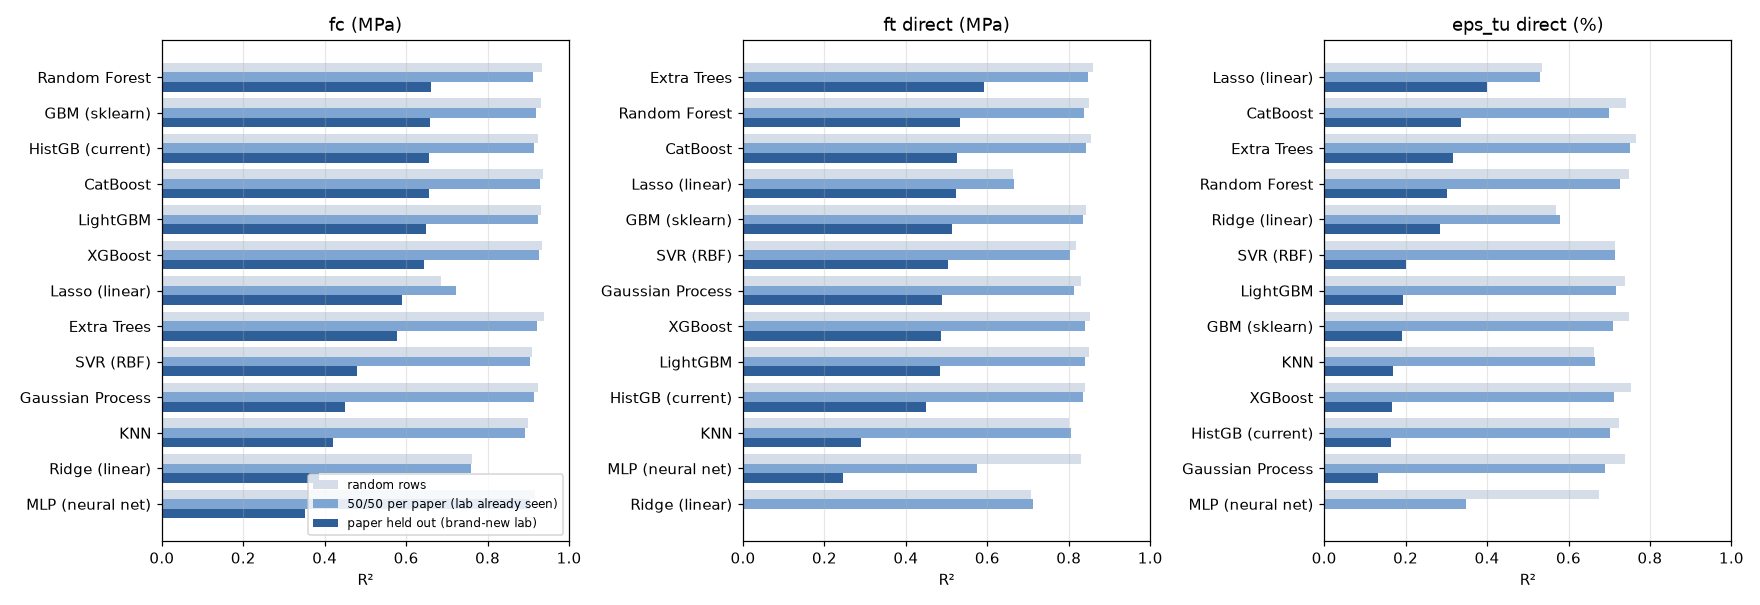

Generate this figure with Python:
"""Benchmark 12 regression models on the web-aligned features.
Two validation modes:
  random-row   – rows shuffled, mixes from one paper can sit in train AND test (what most papers report)
  paper-out    – whole papers held out (= a new lab), the honest score for the web app
Usage: python benchmark_models.py "../03 Dataset_ratio.xlsx" <outdir> additions
"""
import sys, os, json, time
here = os.path.dirname(os.path.abspath(__file__))
src = open(os.path.join(here, "spike.py"), encoding="utf-8").read()
exec(src.split("lines, curves = [], {}")[0])
exec("WEB2 = " + open(os.path.join(here, "split_compare.py"), encoding="utf-8").read().split("WEB2 = ")[1].split("MODELS = ")[0]); WEB = WEB2  # web inputs: no specimen size, no fibre properties
from sklearn.model_selection import GroupKFold, KFold
from sklearn.pipeline import make_pipeline
from sklearn.impute import SimpleImputer
from sklearn.preprocessing import StandardScaler
from sklearn.linear_model import RidgeCV, LassoCV
from sklearn.neighbors import KNeighborsRegressor
from sklearn.svm import SVR
from sklearn.neural_network import MLPRegressor
from sklearn.gaussian_process import GaussianProcessRegressor
from sklearn.gaussian_process.kernels import RBF, WhiteKernel, ConstantKernel
from sklearn.ensemble import RandomForestRegressor, ExtraTreesRegressor, GradientBoostingRegressor, HistGradientBoostingRegressor
from sklearn.compose import TransformedTargetRegressor
from xgboost import XGBRegressor
from lightgbm import LGBMRegressor
from catboost import CatBoostRegressor

pre = lambda: [SimpleImputer(strategy="median", add_indicator=True), StandardScaler()]
scaled_y = lambda est: TransformedTargetRegressor(regressor=est, transformer=StandardScaler())
MODELS = {
    "Ridge (linear)":   lambda: make_pipeline(*pre(), RidgeCV(alphas=np.logspace(-3, 3, 20))),
    "Lasso (linear)":   lambda: make_pipeline(*pre(), LassoCV(cv=5, max_iter=20000)),
    "KNN":              lambda: make_pipeline(*pre(), KNeighborsRegressor(7, weights="distance")),
    "SVR (RBF)":        lambda: make_pipeline(*pre(), scaled_y(SVR(C=3, epsilon=0.05))),
    "Gaussian Process": lambda: make_pipeline(*pre(), scaled_y(GaussianProcessRegressor(
                            ConstantKernel() * RBF(5.0) + WhiteKernel(0.3), normalize_y=False))),
    "MLP (neural net)": lambda: make_pipeline(*pre(), scaled_y(MLPRegressor(hidden_layer_sizes=(64, 32), alpha=1e-2, max_iter=3000,
                            early_stopping=True, random_state=0))),
    "Random Forest":    lambda: make_pipeline(SimpleImputer(strategy="constant", fill_value=-1),
                            RandomForestRegressor(500, min_samples_leaf=2, max_features=0.5, n_jobs=-1, random_state=0)),
    "Extra Trees":      lambda: make_pipeline(SimpleImputer(strategy="constant", fill_value=-1),
                            ExtraTreesRegressor(500, min_samples_leaf=2, max_features=0.5, n_jobs=-1, random_state=0)),
    "GBM (sklearn)":    lambda: make_pipeline(SimpleImputer(strategy="constant", fill_value=-1),
                            GradientBoostingRegressor(n_estimators=400, max_depth=3, learning_rate=0.05, subsample=0.8, random_state=0)),
    "HistGB (current)": lambda: HistGradientBoostingRegressor(max_iter=400, learning_rate=0.05, max_leaf_nodes=8, max_depth=3,
                            min_samples_leaf=10, l2_regularization=1.0, random_state=0),
    "XGBoost":          lambda: XGBRegressor(n_estimators=500, max_depth=3, learning_rate=0.05, subsample=0.8,
                            colsample_bytree=0.8, min_child_weight=3, reg_lambda=1.0, n_jobs=4, random_state=0),
    "LightGBM":         lambda: LGBMRegressor(n_estimators=500, num_leaves=8, max_depth=3, learning_rate=0.05,
                            subsample=0.8, subsample_freq=1, colsample_bytree=0.8, min_child_samples=10, verbose=-1, random_state=0),
    "CatBoost":         lambda: CatBoostRegressor(iterations=800, depth=4, learning_rate=0.05, l2_leaf_reg=3,
                            verbose=0, random_seed=0, thread_count=4),
}

def half_paper_splits(g, seed):
    rng = np.random.default_rng(seed); tr, te = [], []
    for p in np.unique(g):
        idx = rng.permutation(np.where(g == p)[0])
        if len(idx) < 2: tr += list(idx); continue
        h = len(idx) // 2; tr += list(idx[:h]); te += list(idx[h:])
    return [(np.array(tr), np.array(te))]

def run(Xa, y, splits, mk):
    ii, pp = [], []
    for tr, te in splits:
        keep = ~np.all(np.isnan(Xa[tr]), axis=0)
        pp += list(mk().fit(Xa[tr][:, keep], y[tr]).predict(Xa[te][:, keep])); ii += list(te)
    return r2_score(y[ii], pp), mean_absolute_error(y[ii], pp)

names = list(X.columns)
cols = [names.index(f) for f in WEB]
results = []
for tname, (y, mask) in targets.items():
    m = mask & y.notna()
    Xa = X[m].values.astype(float)[:, cols]; ya = y[m].values; ga = groups_all[m].values
    for mname, mk in MODELS.items():
        t0 = time.time(); r = {"target": tname, "model": mname}
        for mode in ["random-row", "half-paper", "paper-out"]:
            sc = []
            for s in range(3):
                if mode == "random-row": sp = KFold(10, shuffle=True, random_state=s).split(Xa)
                elif mode == "paper-out": sp = GroupKFold(10, shuffle=True, random_state=s).split(Xa, ya, ga)
                else: sp = half_paper_splits(ga, s)
                sc.append(run(Xa, ya, list(sp), mk))
            r[f"R2 {mode}"] = round(float(np.mean([a for a, b in sc])), 3)
            r[f"MAE {mode}"] = round(float(np.mean([b for a, b in sc])), 2)
        print(f"{tname:18s} {mname:17s} random R2={r['R2 random-row']:.2f}  half-paper R2={r['R2 half-paper']:.2f}  paper-out R2={r['R2 paper-out']:.2f} "
              f"MAE={r['MAE paper-out']:.2f}  ({time.time()-t0:.0f}s)", flush=True)
        results.append(r)

df = pd.DataFrame(results)
df.to_csv(os.path.join(OUT, "benchmark_models.csv"), index=False, encoding="utf-8-sig")
fig, axs = plt.subplots(1, 3, figsize=(16, 5.5), sharey=False)
for ax, (tname, g) in zip(axs, df.groupby("target", sort=False)):
    g = g.sort_values("R2 paper-out")
    yy = np.arange(len(g))
    ax.barh(yy + 0.27, g["R2 random-row"].clip(lower=0), 0.27, color="#d5dde8", label="random rows")
    ax.barh(yy, g["R2 half-paper"].clip(lower=0), 0.27, color="#7fa6d3", label="50/50 per paper (lab already seen)")
    ax.barh(yy - 0.27, g["R2 paper-out"].clip(lower=0), 0.27, color="#2f5f98", label="paper held out (brand-new lab)")
    ax.set_yticks(yy); ax.set_yticklabels(g["model"]); ax.set_xlim(0, 1); ax.set_title(tname); ax.set_xlabel("R²")
    ax.grid(axis="x", alpha=.3)
axs[0].legend(loc="lower right", fontsize=8)
plt.tight_layout(); plt.savefig(os.path.join(OUT, "benchmark_models.png"), dpi=110)
print("\nsaved benchmark_models.csv / .png")
